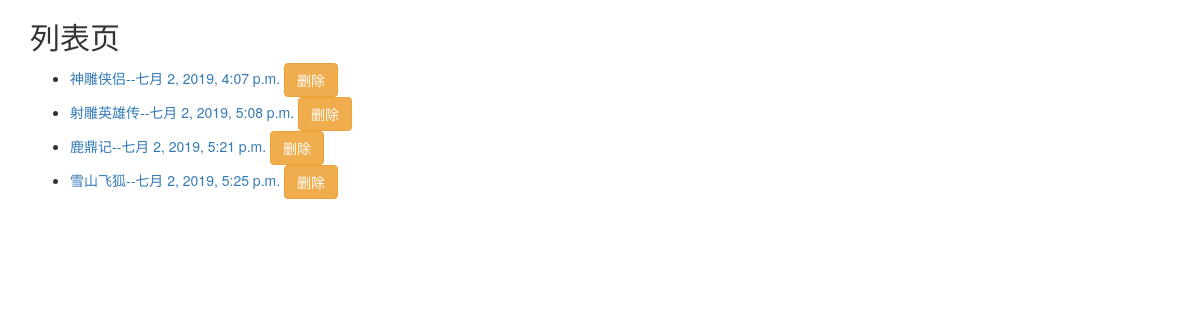
Page /list/ on the committed database.
### booktest/models.py (models this page shows, shortened)
class BookInfo(models.Model):
    title = models.CharField(max_length=20)
    pub_date = models.DateTimeField(auto_now=True)

### booktest/views.py (the view)
# urls.py: url(r'^list/$',views.ListView.as_view(),name="list"),
class ListView(ListView):
    model = BookInfo
    template_name = "booktest/list.html"
    context_object_name = "books"

### templates/booktest/list.html (shortened to what this page needs)
<!DOCTYPE html>
<html lang="en">
<head>
    <link href="https://cdn.jsdelivr.net/npm/bootstrap@3.3.7/dist/css/bootstrap.min.css" rel="stylesheet">
</head>
<body>
<div class="container">
    <h2>列表页</h2>
    <ul>
        {% for book in books %}
        <li><a href="{% url 'booktest:detail' book.id %}">{{ book.title }}--{{ book.pub_date }}</a> <a class="btn btn-warning" href="{% url 'booktest:deletebook' book.id %}">删除</a></li>
        {% endfor %}
    </ul>
</div>
</body>
</html>

### rows in the picture
BookInfo: title "神雕侠侣", pub_date "七月 2, 2019, 4:07 p.m."
BookInfo: title "射雕英雄传", pub_date "七月 2, 2019, 5:08 p.m."
BookInfo: title "鹿鼎记", pub_date "七月 2, 2019, 5:21 p.m."
BookInfo: title "雪山飞狐", pub_date "七月 2, 2019, 5:25 p.m."
